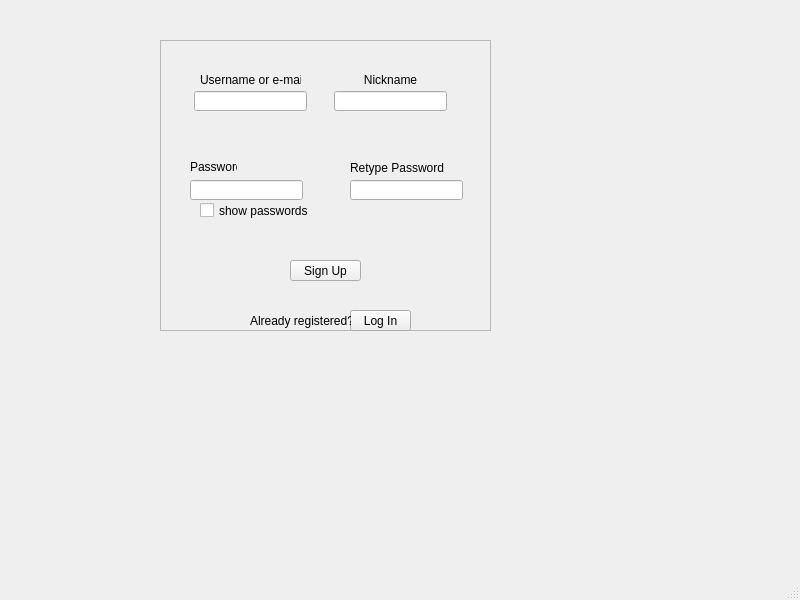
<?xml version="1.0" encoding="UTF-8"?>
<ui version="4.0">
 <class>Record</class>
 <widget class="QMainWindow" name="MainWindow">
  <property name="geometry">
   <rect>
    <x>0</x>
    <y>0</y>
    <width>800</width>
    <height>600</height>
   </rect>
  </property>
  <property name="windowTitle">
   <string>MainWindow</string>
  </property>
  <widget class="QWidget" name="centralwidget">
   <widget class="QFrame" name="signupForm">
    <property name="geometry">
     <rect>
      <x>160</x>
      <y>40</y>
      <width>331</width>
      <height>291</height>
     </rect>
    </property>
    <property name="frameShape">
     <enum>QFrame::StyledPanel</enum>
    </property>
    <property name="frameShadow">
     <enum>QFrame::Raised</enum>
    </property>
    <widget class="QPushButton" name="pushButton_logIn">
     <property name="geometry">
      <rect>
       <x>190</x>
       <y>270</y>
       <width>61</width>
       <height>21</height>
      </rect>
     </property>
     <property name="text">
      <string>Log In</string>
     </property>
    </widget>
    <widget class="QPushButton" name="pushButton_signUp">
     <property name="geometry">
      <rect>
       <x>130</x>
       <y>220</y>
       <width>71</width>
       <height>21</height>
      </rect>
     </property>
     <property name="text">
      <string>Sign Up</string>
     </property>
    </widget>
    <widget class="QLineEdit" name="lineEdit_username">
     <property name="geometry">
      <rect>
       <x>34</x>
       <y>51</y>
       <width>113</width>
       <height>20</height>
      </rect>
     </property>
    </widget>
    <widget class="QLineEdit" name="lineEdit_password">
     <property name="geometry">
      <rect>
       <x>30</x>
       <y>140</y>
       <width>113</width>
       <height>20</height>
      </rect>
     </property>
    </widget>
    <widget class="QLabel" name="label_4">
     <property name="geometry">
      <rect>
       <x>40</x>
       <y>30</y>
       <width>101</width>
       <height>21</height>
      </rect>
     </property>
     <property name="text">
      <string>&lt;html&gt;&lt;head/&gt;&lt;body&gt;&lt;p align=&quot;center&quot;&gt;Username or e-mail&lt;/p&gt;&lt;/body&gt;&lt;/html&gt;</string>
     </property>
    </widget>
    <widget class="QLabel" name="label_5">
     <property name="geometry">
      <rect>
       <x>30</x>
       <y>120</y>
       <width>47</width>
       <height>13</height>
      </rect>
     </property>
     <property name="text">
      <string>Password</string>
     </property>
    </widget>
    <widget class="QLabel" name="label_6">
     <property name="geometry">
      <rect>
       <x>90</x>
       <y>270</y>
       <width>101</width>
       <height>21</height>
      </rect>
     </property>
     <property name="text">
      <string>Already registered?</string>
     </property>
    </widget>
    <widget class="QCheckBox" name="checkBox_2">
     <property name="geometry">
      <rect>
       <x>40</x>
       <y>160</y>
       <width>111</width>
       <height>21</height>
      </rect>
     </property>
     <property name="text">
      <string>show passwords</string>
     </property>
     <property name="checked">
      <bool>false</bool>
     </property>
    </widget>
    <widget class="QLabel" name="label_9">
     <property name="geometry">
      <rect>
       <x>190</x>
       <y>120</y>
       <width>101</width>
       <height>16</height>
      </rect>
     </property>
     <property name="text">
      <string>Retype Password</string>
     </property>
    </widget>
    <widget class="QLineEdit" name="lineEdit_repeat_password">
     <property name="geometry">
      <rect>
       <x>190</x>
       <y>140</y>
       <width>113</width>
       <height>20</height>
      </rect>
     </property>
    </widget>
    <widget class="QLineEdit" name="lineEdit_nickname">
     <property name="geometry">
      <rect>
       <x>174</x>
       <y>51</y>
       <width>113</width>
       <height>20</height>
      </rect>
     </property>
    </widget>
    <widget class="QLabel" name="label_7">
     <property name="geometry">
      <rect>
       <x>180</x>
       <y>30</y>
       <width>101</width>
       <height>21</height>
      </rect>
     </property>
     <property name="text">
      <string>&lt;html&gt;&lt;head/&gt;&lt;body&gt;&lt;p align=&quot;center&quot;&gt;Nickname&lt;/p&gt;&lt;/body&gt;&lt;/html&gt;</string>
     </property>
    </widget>
   </widget>
  </widget>
  <widget class="QMenuBar" name="menubar">
   <property name="geometry">
    <rect>
     <x>0</x>
     <y>0</y>
     <width>800</width>
     <height>21</height>
    </rect>
   </property>
  </widget>
  <widget class="QStatusBar" name="statusbar"/>
 </widget>
 <resources/>
 <connections/>
</ui>
